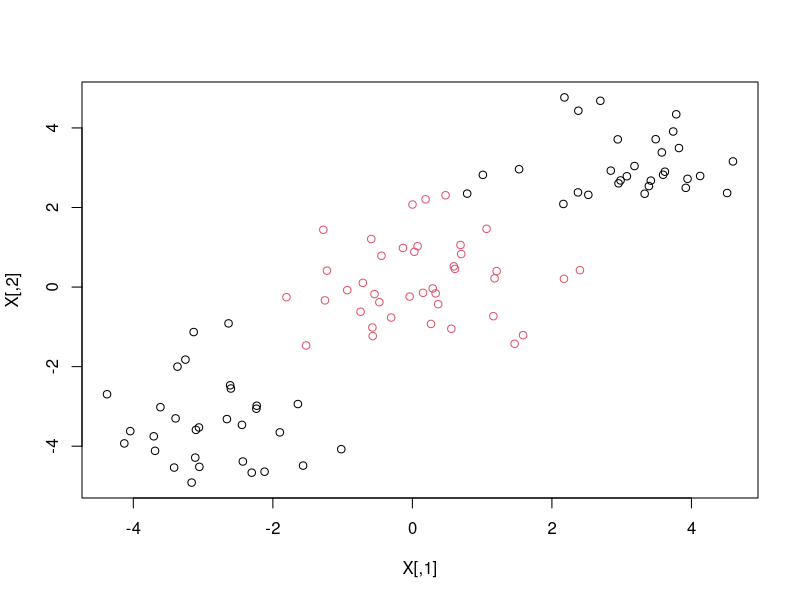
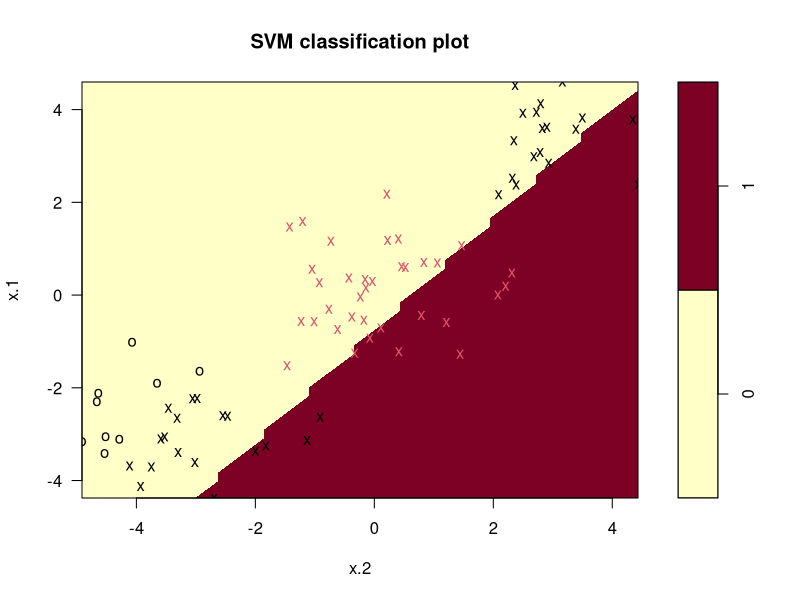
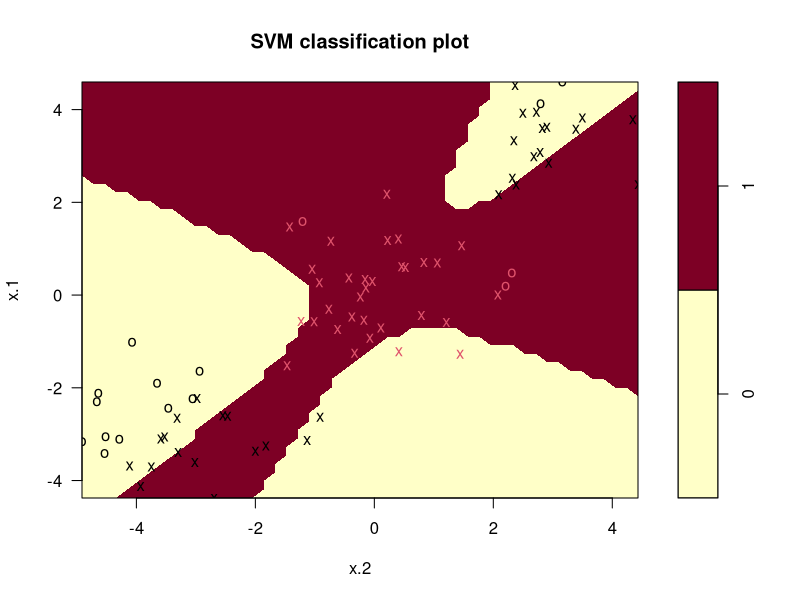
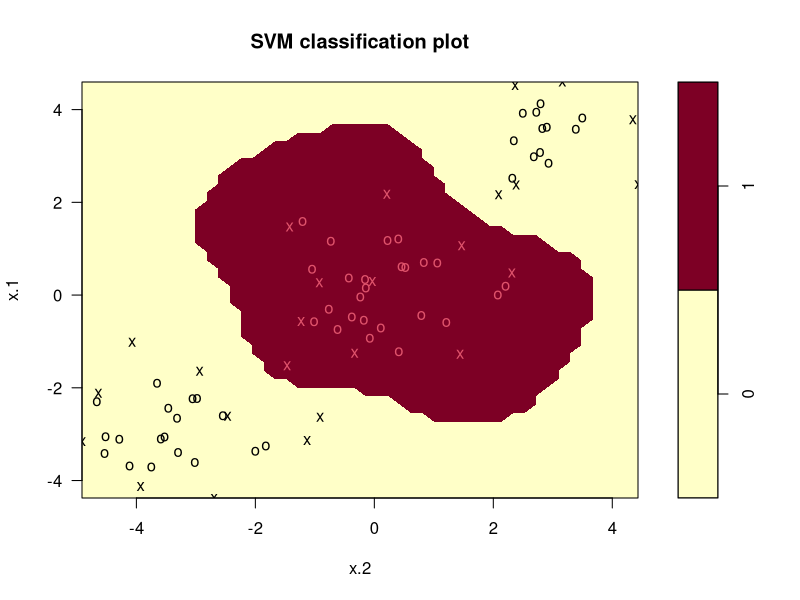

Write R code to recreate these figures, in order.
#Generate a simulated two-class data set with 100 observations and two features in which there is a visible but non-linear separation between the two classes. Show that in this setting, 
#a support vector machine with a polynomial kernel (with degree greater than 1) or a radial kernel will outperform a support vector classifier on the training data. Which technique performs best on the test data? Make plots and report training and test error rates in order to back up your assertions.
set.seed(1)
transl <- 3
X <- matrix(rnorm(100 * 2), ncol = 2)
X[1:30, ] <- X[1:30, ] + transl
X[31:60, ] <- X[31:60, ] - transl
y <- c(rep(0, 60), rep(1, 40))
dat <- data.frame(x = X, y = as.factor(y))
plot(X, col = y + 1)
#Chia thành tập huấn luyện và kiểm tra:
train <- sample(100, 80)
dat.train <- dat[train, ]
dat.test <- dat[-train, ]
#dieuchinh du lieju roi ve
library(e1071)
svm.lin <- svm(y ~ ., data = dat.train, kernel = 'linear', scale = FALSE)
plot(svm.lin, data = dat.train)
summary(svm.lin)
#Tính toán sai số huấn luyện của SVM phanlop
table(predict = svm.lin$fitted, truth = dat.train$y)
svm.poly <- svm(y ~ ., data = dat.train, kernel = 'polynomial', scale = FALSE)
plot(svm.poly, data = dat.train)
table(predict = svm.poly$fitted, truth = dat.train$y)
#Có nhieu  dự đoán đúng.
svm.rad <- svm(y ~ ., data = dat.train, kernel = 'radial', scale = FALSE)
plot(svm.rad, data = dat.train)
table(predict = svm.rad$fitted, truth = dat.train$y)
#khong co du doan nao sai tat ca deu dung het
lin.pred <- predict(svm.lin, dat.test)
table(predict = lin.pred, truth = dat.test$y)

poly.pred <- predict(svm.poly, dat.test)

rad.pred <- predict(svm.rad, dat.test)
table(predict = rad.pred, truth = dat.test$y)
table(predict = poly.pred, truth = dat.test$y)